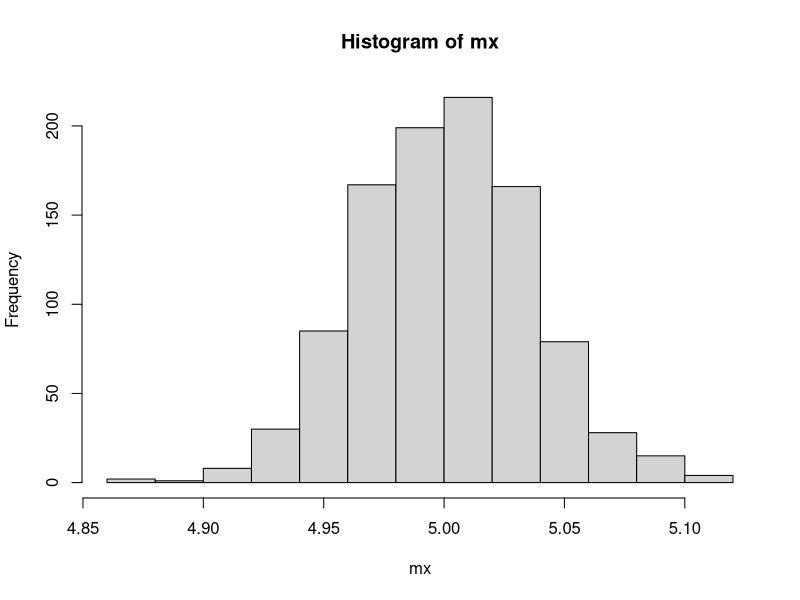
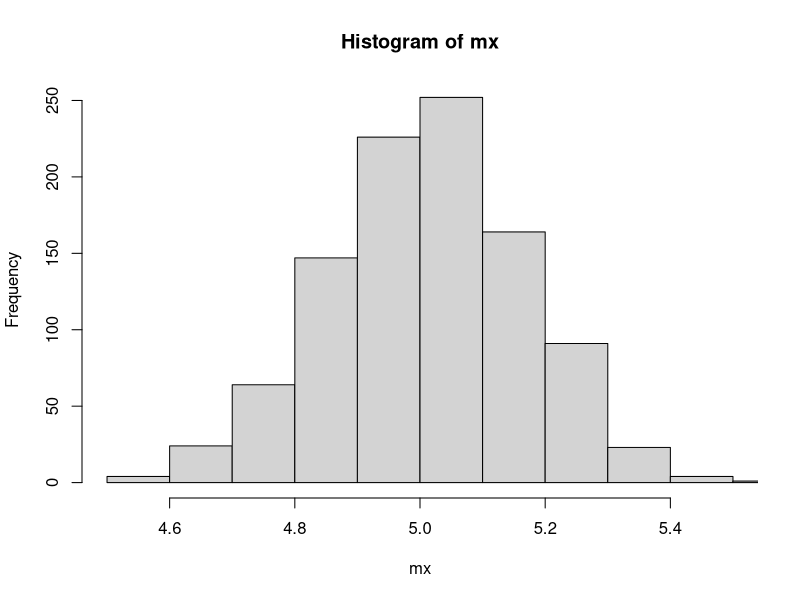
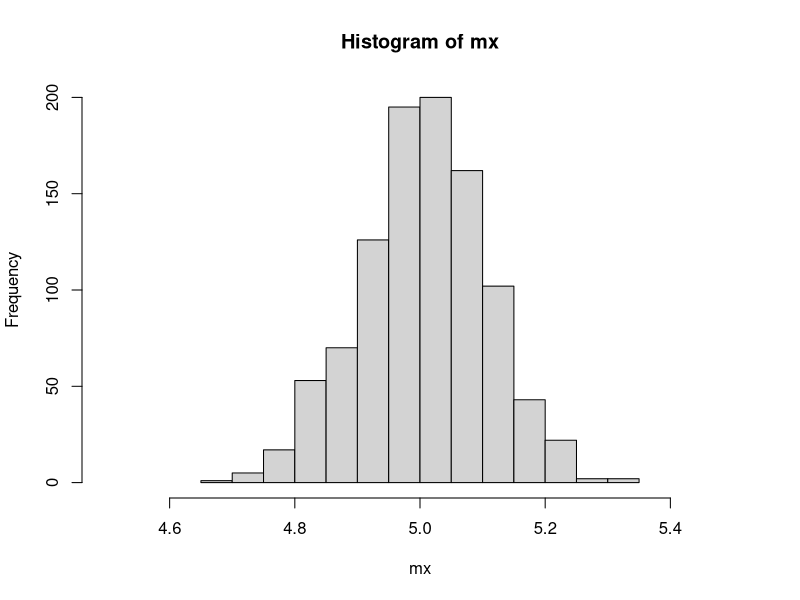
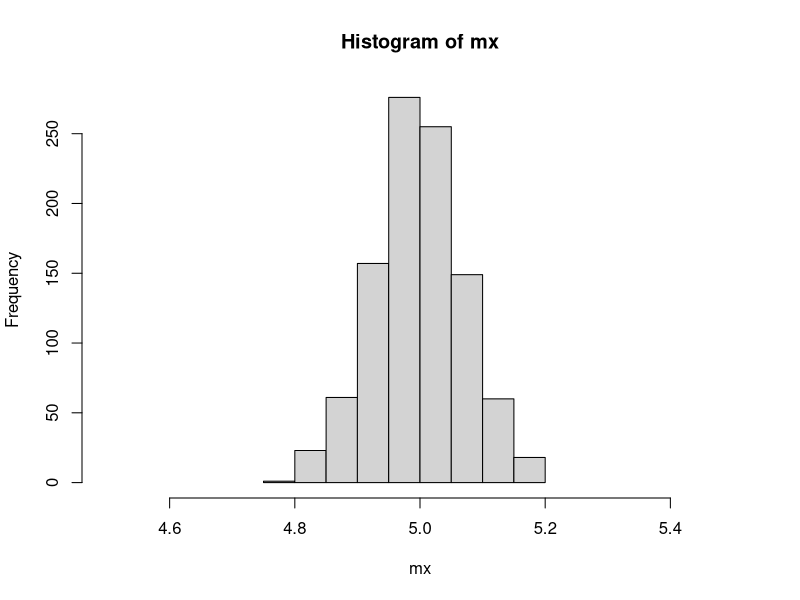
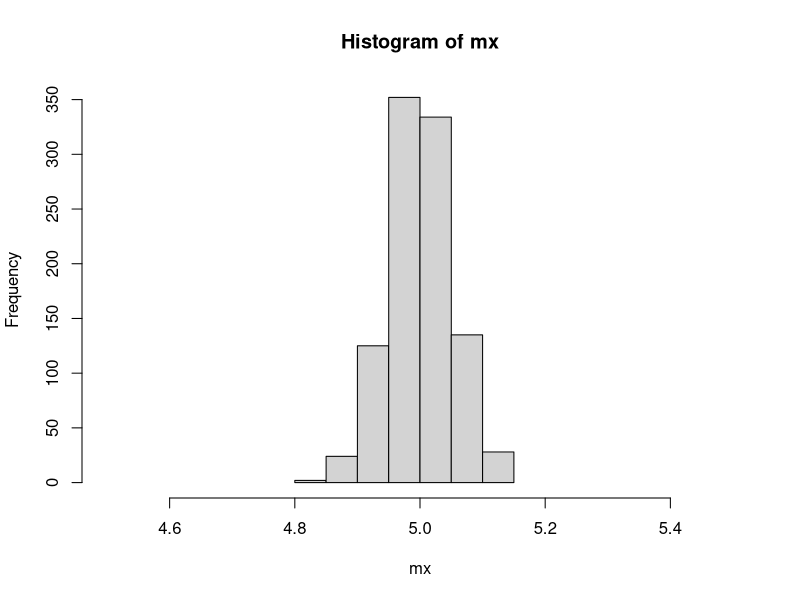
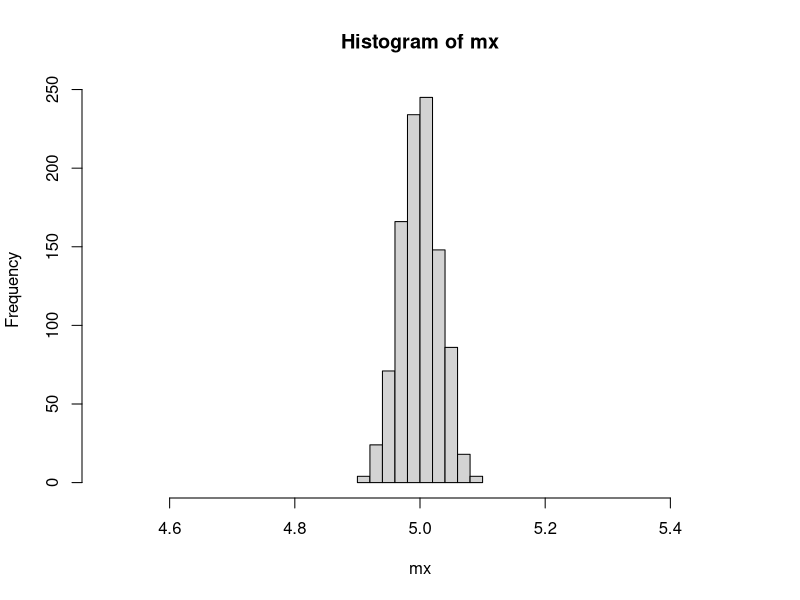
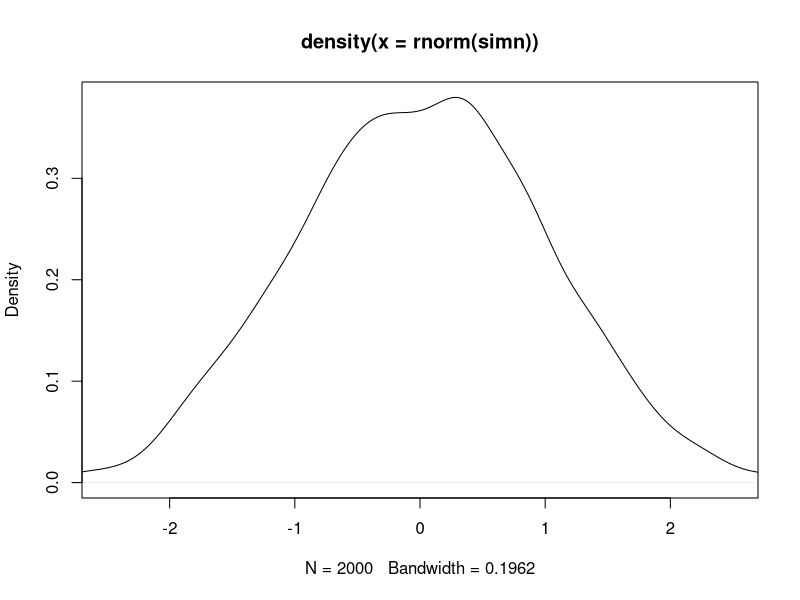
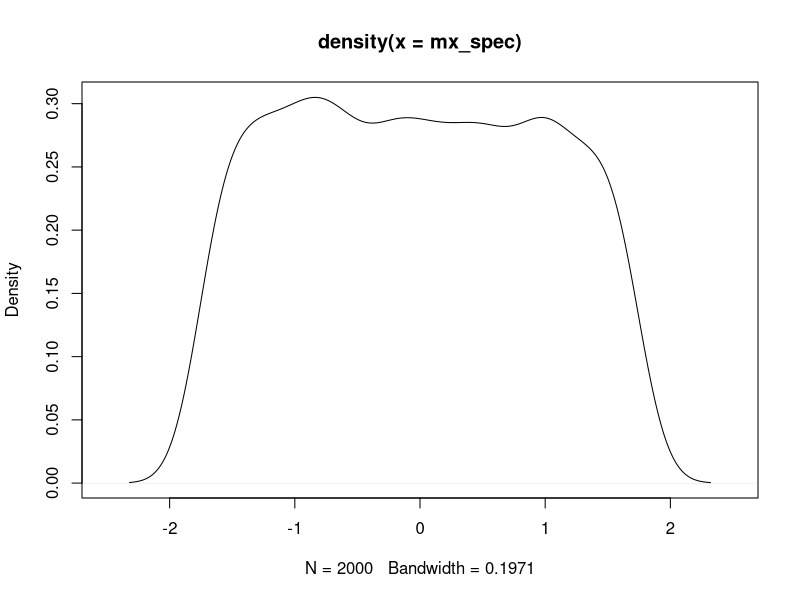

These charts were generated, in order, by the following R code: (Note: this script raises an error after producing the figures.)
######################################
## Author:   Jason Parker
## Date:     2018-08-27
## Title:    lec2.R
## Purpose:  Programming intro with statistics review
##             - Control structures
##             - Statistics concepts/review
##             - Synthetic data + Monte Carlo
##             - Endogeneity
##             - Time series intro
######################################

## Drop everything
rm(list=ls(all=TRUE))
library(ggplot2)
library(RColorBrewer)
library(tidyverse)
library(broom)

## Set a default sample size
n <- 200

######################################
## Synthetic data
######################################

set.seed(Sys.time())
set.seed(75080)

## Uniform distribution
runif(1)
runif(10)
z <- runif(n)
z <- runif(200)
z
mean(z)
min(z)
max(z)
var(z)
?runif

z <- runif(10,min=1,max=3)
z
c(min(z),max(z))
var(runif(10*n))
1/12  # Variance of uniform distribution from wikipedia


## Normal distribution
?rnorm
rnorm(10)

u <- runif(1)
c(u,qnorm(u))

u <- runif(100)
c(u,qnorm(u))
table(u)

?rnorm
rnorm(10,mean=5,sd=0.5)
x <- rnorm(1000*n,mean=5,sd=0.5)
c(mean(x),sqrt(var(x)))





######################################
## Control Structures
######################################

## User-defined function (runs as block)
std <- function(input_std){
  varx <- var(input_std)
  stdx <- sqrt(varx)
  return(stdx)
}
c(mean(x),std(x))

## If/else statements
p <- 0#1
if (p == 1) {
  x <- rnorm(n)
} else {
  x <- runif(n)
}
mean(x)

## Loops
x <- runif(n)
meanx <- 0
for(i in 1:n) {
  meanx <- meanx + x[i]
}
meanx <- meanx/n
meanx

## Loop time delay demonstration
n = 100000000
x <- runif(n)
t0 <- Sys.time()
meanx <- 0
for(i in 1:n) {
  meanx <- meanx + x[i]
}
meanx <- meanx/n
Sys.time() - t0
t0 <- Sys.time()
mx <- mean(x)
Sys.time() - t0
c(meanx,mx)  # same answer, but takes an order of magnitude longer


mx <- 0
for(i in 1:1000){
  x <- rnorm(200,mean=5,sd=0.5)
  mx[i] <- mean(x)
}
mx

######################################
## Monte Carlo
######################################


## Monte Carlo simulation x1
simn  <- 1000
n     <- 200
mx    <- rep(0,simn)
for (isim in 1:simn) {
  x         <- rnorm(n,mean=5,sd=0.5)
  mx[isim]  <- mean(x)
}
mx
hist(mx) # mean around 5, small stdev
mean(mx) 
sd(mx) # calculate stdev
var(mx)

## Monte Carlo simulation x5
simn  <- 1000
outp  <- matrix(data=0,nrow=5,ncol=4)
for (ns in 1:5) {
  if (ns == 1) {n <- 10}
  if (ns == 2) {n <- 25}
  if (ns == 3) {n <- 50}
  if (ns == 4) {n <- 100}
  if (ns == 5) {n <- 250}
  mx          <- rep(0,simn)
  for (isim in 1:simn) {
    x         <- rnorm(n,mean=5,sd=0.5)
    mx[isim]  <- mean(x)
  }
  outp[ns,]   <- c(n,mean(mx),sd(mx),var(mx))
  #plot histogram (distribution of sample means)
  #  set limits around 4.5 to 5.5 for consistent estimation
  hist(mx,xlim=c(4.5,5.5))
  #pause
  invisible(readline(prompt="Press [enter] to continue"))
}
outp ## Note that the standard deviation is converging to 0 as n goes to infinity
##########################################################################################################################################
#sample mean converges around the population's mean as the sample size increases
##########################################################################################################################################
##############################################
## Distribution of the sample mean for normal data
##############################################

outp  <- matrix(data=0,nrow=5*10*11,ncol=5)
rowcount <- 1
for (ns in 1:5) {  #change n
  for (ms in -5:5) { #change popn mean
    for (sds in 1:10) { #change popn sd
      pmean <- ms #popn mean =  -5,-4,...,5
      psd <- sds/10 #popn sd = 0.1,0.2,...,1.0
      if (ns == 1) {n <- 10}
      if (ns == 2) {n <- 25}
      if (ns == 3) {n <- 50}
      if (ns == 4) {n <- 100}
      if (ns == 5) {n <- 250}
      mx              <- rep(0,simn)
      for (isim in 1:simn) {
        x             <- rnorm(n,mean=pmean,sd=psd)
        mx[isim]      <- mean(x)
      }
      #save information about the distribution of the sample mean
      outp[rowcount,] <- c(n,pmean,psd,mean(mx),var(mx))
      rowcount        <- rowcount + 1
    }
  }
}
head(outp)
nrow(outp)
context     <- data.frame(outp)
colnames(context) <- c('sample','pmean','psd','m_xbar','var_xbar')
head(context)

model1 <- lm(m_xbar~sample+pmean+psd, data=context)
summary(model1)
model1 <- lm(m_xbar~pmean, data=context)
summary(model1) #R-squared close to 1 means the model is a good fit
model2 <- lm(var_xbar~     sample+pmean+psd,    data=context)
summary(model2) 
model2 <- lm(log(var_xbar)~log(sample)+log(psd),data=context)
summary(model2) #R-squared close to 1 means the model is a good fit

#m_xbar        = pmean
#log(var_xbar) = -1*log(n) + 2*log(psd)
#log(var_xbar) = log(pop_var/n)
#var_xbar      = pop_var/n



##################
## Distribution of sample mean with uniform data
#################


outp  <- matrix(data=0,nrow=5*10*11,ncol=5)
rowcount <- 1
for (ns in 1:5) {  #change n
  for (ms in -5:5) { #change popn mean
    for (sds in 1:10) { #change popn sd
      pmean <- ms #popn mean =  -5,-4,...,5
      psd <- sds/10 #popn sd = 0.1,0.2,...,1.0
      amin <- pmean - sqrt(3)*psd
      bmax <- pmean + sqrt(3)*psd
      if (ns == 1) {n <- 10}
      if (ns == 2) {n <- 25}
      if (ns == 3) {n <- 50}
      if (ns == 4) {n <- 100}
      if (ns == 5) {n <- 250}
      mx              <- rep(0,simn)
      for (isim in 1:simn) {
        x             <- runif(n,min=amin,max=bmax)
        mx[isim]      <- mean(x)
      }
      #save information about the distribution of the sample mean
      outp[rowcount,] <- c(n,pmean,psd,mean(mx),var(mx))
      rowcount        <- rowcount + 1
    }
  }
}
head(outp)
nrow(outp)
context     <- data.frame(outp)
colnames(context) <- c('sample','pmean','psd','m_xbar','var_xbar')
head(context)

model1 <- lm(m_xbar~       pmean,               data=context)
summary(model1) #R-squared close to 1 means the model is a good fit
model2 <- lm(log(var_xbar)~log(sample)+log(psd),data=context)
model2 <- lm(log(var_xbar)~I(2*log(sample))+log(psd),data=context)
summary(model2) #R-squared close to 1 means the model is a good fit

#m_xbar        = pmean
#log(var_xbar) = -1*log(n) + 2*log(psd)
#log(var_xbar) = log(pop_var/n)
#var_xbar      = pop_var/n

##############################################
## Central limit theorem
##############################################

simn <- 100000

simn = 2000
plot(density(rnorm(simn)),xlim=c(-2.5,2.5))

for (ns in 1:5) {
  if (ns == 1) {n <- 1}
  if (ns == 2) {n <- 2}
  if (ns == 3) {n <- 3}
  if (ns == 4) {n <- 5}
  if (ns == 5) {n <- 10}
  mx_spec         <- rep(0,simn)
  for (isim in 1:simn) {
    x             <- runif(n,min=-1,max=1)
    #mx_spec is the standardized sample mean (mean=0,sd=1)
    #i.e., just the mean times some stuff because the popn mean
    #  is zero
    mx_spec[isim] <- mean(x)*sqrt(n)*sqrt(3) 
  }
  plot(density(mx_spec),xlim=c(-2.5,2.5))
  invisible(readline(prompt="Press [enter] to continue"))
} # Sample mean follows a normal distribution as n => infty

##############################################
## Hypothesis testing
##############################################

simn <- 1000
outp <- matrix(data=0,nrow=5,ncol=2)
mu   <- 0  #Ho:mu==0; Ha:mu!=0
mu   <- 0.5 #Ho:mu==0.5; Ha:mu!=0.5
for (ns in 1:5) {
  if (ns == 1) {n <- 3}
  if (ns == 2) {n <- 5}
  if (ns == 3) {n <- 10}
  if (ns == 4) {n <- 25}
  if (ns == 5) {n <- 50}
  rejections      <- 0
  for (isim in 1:simn) {
    x             <- runif(n,min=-1,max=1)
    mx            <- mean(x)
    sterr         <- sqrt(var(x)/n) #estimate for st. dev. of mx
    #t_stat is just mx_spec from above
    t_stat        <- (mx-mu)/sterr
    #use the normal distribution b/c it works as n->infty
    if(abs(t_stat)>1.96) {rejections <- rejections + 1}
  }
  outp[ns,]       <- c(n,rejections/simn)
}
outp 
# When null is true, rejection rate => 0.05 as5n => infty
#   We call this rejection rate the "size" of the test
# When null is false, rejection rate => 1 as n => infty
#   We call this rejection rate the "power" of the test

simn  <- 1000 #repetitions

##############################################
## OLS without endogeneity
##############################################

## Define the data generating process
b0    <- 3
b1    <- 2
sig   <- 1.2
xmean <- 4
xsd   <- 2


outp <- matrix(data=0,simn*5,3)
rowcount <- 1

## Simulate
for (ns in 1:5) {
  if (ns == 1) {n <- 10}
  if (ns == 2) {n <- 25}
  if (ns == 3) {n <- 50}
  if (ns == 4) {n <- 100}
  if (ns == 5) {n <- 250}
  for (isim in 1:simn) {
    # create random data
    x             <- rnorm(n,mean=xmean,sd=xsd)
    e             <- rnorm(n,mean=0,sd=sig)
    y             <- b0 + b1*x + e
    
    # estimate the ols coefficients
    model         <- tidy(lm(y~x))
    outp[rowcount,2]   <- model[2,2]
    outp[rowcount,3]   <- (model[2,2]-2)/model[2,3]
    outp[rowcount,1]   <- n
    rowcount <- rowcount + 1
  }
}
outp <- data.frame(outp)
colnames(outp) <- c('sample','no_endo','no_endo_t')
outp$sample <- as.factor(outp$sample)

plot_no_endo <- ggplot(outp,aes(no_endo,fill = sample)) +
  geom_density(position="identity",alpha=0.5) + 
  scale_x_continuous(name="Beta position",limits=c(1.5,2.5)) +
  scale_y_continuous(name="Density") + 
  theme_bw() + 
  scale_colour_brewer(palette="Accent")
plot_no_endo

plot_no_endo_t <- ggplot(outp,aes(no_endo_t,fill = sample)) +
  geom_density(position="identity",alpha=0.5) + 
  scale_x_continuous(name="Null t distribution",limits=c(-5,5)) +
  scale_y_continuous(name="Density") + 
  theme_bw() + 
  scale_colour_brewer(palette="Accent")
plot_no_endo_t

##############################################
## OLS with an omitted variable (uncorrelated with x)
##############################################

## Define the data generating process
b0    <- 3
b1    <- 2
sig   <- 1.2
xmean <- 4
xsd   <- 2
# new vars
b2    <- 1
zmean <- 3
zsd   <- 1.5
outp$omit_uncorr <- rep(0,simn*5)
outp$omit_uncorr_t <- rep(0,simn*5)
rowcount <- 1

## Simulate
for (ns in 1:5) {
  if (ns == 1) {n <- 10}
  if (ns == 2) {n <- 25}
  if (ns == 3) {n <- 50}
  if (ns == 4) {n <- 100}
  if (ns == 5) {n <- 250}
  for (isim in 1:simn) {
    # create random data
    x             <- rnorm(n,mean=xmean,sd=xsd)
    z             <- rnorm(n,mean=zmean,sd=zsd) #z independent of x so no problem
    e             <- rnorm(n,mean=0,sd=sig)
    y             <- b0 + b1*x + b2*z + e
    
    # estimate the ols coefficients WITHOUT INCLUDING z
    model         <- tidy(lm(y~x))
    # model         <- tidy(lm(y~x+z)) 
    outp$omit_uncorr[rowcount]   <- model[2,2]
    outp$omit_uncorr_t[rowcount] <- (model[2,2]-2)/model[2,3]
    rowcount = rowcount + 1
  }
}

plot_omit_uncorr <- ggplot(outp,aes(omit_uncorr,fill = sample)) +
  geom_density(position="identity",alpha=0.5) + 
  scale_x_continuous(name="Beta position",limits=c(1.5,2.5)) +
  scale_y_continuous(name="Density") + 
  theme_bw() + 
  scale_colour_brewer(palette="Accent")
plot_omit_uncorr
plot_omit_uncorr_t <- ggplot(outp,aes(omit_uncorr_t,fill = sample)) +
  geom_density(position="identity",alpha=0.5) + 
  scale_x_continuous(name="Null t distribution",limits=c(-5,5)) +
  scale_y_continuous(name="Density") + 
  theme_bw() + 
  scale_colour_brewer(palette="Accent")
plot_omit_uncorr_t

##############################################
## OLS with an omitted variable (CORRELATED with x)
##############################################

## Define the data generating process
b0    <- 3
b1    <- 2
b2    <- 1
sig   <- 1.2
xmean <- 4
xsd   <- 2
zmean <- 3
zsd   <- 1.5
xzsd  <- 1.25
outp$omit_corr <- rep(0,simn*5)
outp$omit_corr_t <- rep(0,simn*5)
rowcount <- 1

## Simulate
for (ns in 1:5) {
  if (ns == 1) {n <- 10}
  if (ns == 2) {n <- 25}
  if (ns == 3) {n <- 50}
  if (ns == 4) {n <- 100}
  if (ns == 5) {n <- 250}
  coefs           <- rep(0,simn)
  for (isim in 1:simn) {
    # create random data
    w             <- rnorm(n,mean=0,sd=xzsd) #covariance between x and z
    x             <-  w + rnorm(n,mean=xmean,sd=sqrt(xsd*xsd-xzsd))
    z             <-  w + rnorm(n,mean=zmean,sd=sqrt(zsd*zsd-xzsd))
    e             <- rnorm(n,mean=0,sd=sig)
    y             <- b0 + b1*x + b2*z + e
    
    # estimate the ols coefficients WITHOUT INCLUDING z
    model         <- tidy(lm(y~x))
    # model         <- tidy(lm(y~x+z)) 
    outp$omit_corr[rowcount]   <- model[2,2]
    outp$omit_corr_t[rowcount] <- (model[2,2]-2)/model[2,3]
    rowcount = rowcount + 1
  }
}

plot_omit_corr <- ggplot(outp,aes(omit_corr,fill = sample)) +
  geom_density(position="identity",alpha=0.5) + 
  scale_x_continuous(name="Beta position",limits=c(1.5,2.5)) +
  scale_y_continuous(name="Density") + 
  theme_bw() + 
  scale_colour_brewer(palette="Accent")
plot_omit_corr
plot_omit_corr_t <- ggplot(outp,aes(omit_corr_t,fill = sample)) +
  geom_density(position="identity",alpha=0.5) + 
  scale_x_continuous(name="Null t distribution",limits=c(-5,5)) +
  scale_y_continuous(name="Density") + 
  theme_bw() + 
  scale_colour_brewer(palette="Accent")
plot_omit_corr_t

##############################################
## OLS with reverse regression
##############################################

## Define the data generating process
b0    <- 3
b1    <- 2
sig   <- 1.2
xmean <- 4
xsd   <- 2
outp$reverse <- rep(0,simn*5)
outp$reverse_t <- rep(0,simn*5)
rowcount <- 1

## Simulate
for (ns in 1:5) {
  if (ns == 1) {n <- 10}
  if (ns == 2) {n <- 25}
  if (ns == 3) {n <- 50}
  if (ns == 4) {n <- 100}
  if (ns == 5) {n <- 250}
  coefs           <- rep(0,simn)
  for (isim in 1:simn) {
    # create random data
    x             <- rnorm(n,mean=xmean,sd=xsd)
    e             <- rnorm(n,mean=0,sd=sig)
    y             <- b0 + b1*x + e
    
    # estimate the ols coefficients BACKWARDS
    model         <- tidy(lm(x~y))
    outp$reverse[rowcount]   <- 1/model[2,2]
    outp$reverse_t[rowcount] <- (model[2,2]-0.5)/model[2,3]
    rowcount = rowcount + 1
  }
}

plot_reverse <- ggplot(outp,aes(reverse,fill = sample)) +
  geom_density(position="identity",alpha=0.5) + 
  scale_x_continuous(name="Beta position",limits=c(1.5,2.5)) +
  scale_y_continuous(name="Density") + 
  theme_bw() + 
  scale_colour_brewer(palette="Accent")
plot_reverse
plot_reverse_t <- ggplot(outp,aes(reverse_t,fill = sample)) +
  geom_density(position="identity",alpha=0.5) + 
  scale_x_continuous(name="Null t distribution",limits=c(-5,5)) +
  scale_y_continuous(name="Density") + 
  theme_bw() + 
  scale_colour_brewer(palette="Accent")
plot_reverse_t

##############################################
## OLS with measurement error
##############################################

## Define the data generating process
b0    <- 3
b1    <- 2
sig   <- 1.2
xmean <- 4
xsd   <- 2
# new vars
exsd  <- 1
eysd  <- 2
outp$meas_error <- rep(0,simn*5)
outp$meas_error_t <- rep(0,simn*5)
rowcount <- 1

## Simulate
for (ns in 1:5) {
  if (ns == 1) {n <- 10}
  if (ns == 2) {n <- 25}
  if (ns == 3) {n <- 50}
  if (ns == 4) {n <- 100}
  if (ns == 5) {n <- 250}
  coefs           <- rep(0,simn)
  for (isim in 1:simn) {
    # create random data
    x             <- rnorm(n,mean=xmean,sd=xsd)
    e             <- rnorm(n,mean=0,sd=sig)
    y             <- b0 + b1*x + e
    
    # we don't observe x and y, we only have data on xstar and ystar
    xstar         <- x + rnorm(n,mean=0,sd=exsd)
    ystar         <- y + rnorm(n,mean=0,sd=eysd)
    
    # estimate the ols coefficients using the measured (with error) x and y
    model         <- tidy(lm(ystar~xstar))
    outp$meas_error[rowcount]   <- model[2,2]
    outp$meas_error_t[rowcount] <- (model[2,2]-2)/model[2,3]
    rowcount = rowcount + 1
  }
}

plot_meas_error <- ggplot(outp,aes(meas_error,fill = sample)) +
  geom_density(position="identity",alpha=0.5) + 
  scale_x_continuous(name="Beta position",limits=c(1.5,2.5)) +
  scale_y_continuous(name="Density") + 
  theme_bw() + 
  scale_colour_brewer(palette="Accent")
plot_meas_error
plot_meas_error_t <- ggplot(outp,aes(meas_error_t,fill = sample)) +
  geom_density(position="identity",alpha=0.5) + 
  scale_x_continuous(name="Null t distribution",limits=c(-5,5)) +
  scale_y_continuous(name="Density") + 
  theme_bw() + 
  scale_colour_brewer(palette="Accent")
plot_meas_error_t


##############################################
## Measurement error in bwght
##############################################

outp$bwght <- rep(0,simn*5)
outp$bwght_t <- rep(0,simn*5)
outp$ssize <- rep(0,simn*5)
rowcount <- 1

for (ns in 1:5) {
  if (ns == 1) {n <- 100}
  if (ns == 2) {n <- 250}
  if (ns == 3) {n <- 500}
  if (ns == 4) {n <- 1000}
  if (ns == 5) {n <- 2500}
  for (isim in 1:simn) {
    # create random data
    smokes        <- as.numeric(runif(n)>0.9)
    cigs          <- smokes*runif(n,min=0,max=9)^2
    bwght         <- cigs*-0.3867889+rnorm(n,mean=120,sd=20)
    cigs_star     <- cigs*runif(n,min=0.5,max=1)
    
    # estimate the ols coefficients using the measured (with error) x and y
    model         <- tidy(lm(bwght~cigs_star))
    outp$bwght[rowcount]   <- model[2,2]
    outp$bwght_t[rowcount] <- (model[2,2])/model[2,3]
    outp$ssize[rowcount]   <- n
    rowcount = rowcount + 1
  }
}
outp$ssize <- as.factor(outp$ssize)


plot_bwght <- ggplot(outp,aes(bwght,fill = ssize)) +
  geom_density(position="identity",alpha=0.5) + 
  scale_x_continuous(name="Beta position",limits=c(-1,0)) +
  scale_y_continuous(name="Density") + 
  theme_bw() + 
  scale_colour_brewer(palette="Accent")
plot_bwght
plot_bwght_t <- ggplot(outp,aes(bwght_t,fill = ssize)) +
  geom_density(position="identity",alpha=0.5) + 
  scale_x_continuous(name="Null t distribution",limits=c(-5,5)) +
  scale_y_continuous(name="Density") + 
  theme_bw() + 
  scale_colour_brewer(palette="Accent")
plot_bwght_t
mean(outp$bwght_t)
var(outp$bwght_t)


mean(outp$bwght)
factor <- mean(outp$bwght)
factor <- (factor+0.5)/-0.5
factor <- factor + 1
-0.5/factor


##############################################
## Heteroskedasticity
##############################################

simn <- 200

## Define the data generating process
b0    <- 3
b1    <- 2
sig   <- 1.2
xmean <- 4
xsd   <- 2

outp$hetero <- rep(0,simn*5)
outp$hetero_t <- rep(0,simn*5)
rowcount <- 1

## Simulate
for (ns in 1:5) {
  if (ns == 1) {n <- 10}
  if (ns == 2) {n <- 25}
  if (ns == 3) {n <- 50}
  if (ns == 4) {n <- 100}
  if (ns == 5) {n <- 250}
  for (isim in 1:simn) {
    # create random data
    x             <- rnorm(n,mean=xmean,sd=xsd)
    e             <- rnorm(n,mean=0,sd=sig*(abs(x-xmean)/xsd))
    y             <- b0 + b1*x + e
    
    # estimate the ols coefficients
    model         <- tidy(lm(y~x))
    outp$hetero[rowcount]   <- model[2,2]
    outp$hetero_t[rowcount] <- (model[2,2]-2)/model[2,3]
    rowcount <- rowcount + 1
  }
}

plot_hetero <- ggplot(outp,aes(hetero,fill = sample)) +
  geom_density(position="identity",alpha=0.5) + 
  scale_x_continuous(name="Beta position",limits=c(1.5,2.5)) +
  scale_y_continuous(name="Density") + 
  theme_bw() + 
  scale_colour_brewer(palette="Accent")
plot_hetero

plot_hetero_t <- ggplot(outp,aes(hetero_t,fill = sample)) +
  geom_density(position="identity",alpha=0.5) + 
  scale_x_continuous(name="Null t distribution",limits=c(-5,5)) +
  scale_y_continuous(name="Density") + 
  theme_bw() + 
  scale_colour_brewer(palette="Accent")
plot_hetero_t
mean(abs(outp$hetero_t)>=1.96)
##############################################
## OLS with Time series
##############################################

## Define the data generating process
b0    <- 3
b1    <- 2
sig   <- 1.2
xmean <- 4
xsd   <- 2
## New parameters
rho   <- 0.5
rhox  <- 0.5

outp$ts1 <- rep(0,simn*5)
outp$ts1_t <- rep(0,simn*5)
rowcount <- 1

## Simulate
for (ns in 1:5) {
  if (ns == 1) {n <- 10}
  if (ns == 2) {n <- 25}
  if (ns == 3) {n <- 50}
  if (ns == 4) {n <- 100}
  if (ns == 5) {n <- 250}
  coefs           <- rep(0,simn)
  for (isim in 1:simn) {
    # create random data
    x             <- arima.sim(n = n, list(order = c(1,0,0), ar = c(rhox), sd = xsd)) + xmean
    e             <- arima.sim(n = n, list(order = c(1,0,0), ar = c(rho), sd = sig))
    y             <- b0 + b1*x + e
    
    # estimate the ols coefficients using the measured (with error) x and y
    model         <- tidy(lm(y~x))
    outp$ts1[rowcount]   <- model[2,2]
    outp$ts1_t[rowcount] <- (model[2,2]-2)/model[2,3]
    rowcount = rowcount + 1
  }
}

plot_ts1 <- ggplot(outp,aes(ts1,fill = sample)) +
  geom_density(position="identity",alpha=0.5) + 
  scale_x_continuous(name="Beta position",limits=c(1.5,2.5)) +
  scale_y_continuous(name="Density") + 
  theme_bw() + 
  scale_colour_brewer(palette="Accent")
plot_ts1
plot_ts1_t <- ggplot(outp,aes(ts1_t,fill = sample)) +
  geom_density(position="identity",alpha=0.5) + 
  scale_x_continuous(name="Null t distribution",limits=c(-5,5)) +
  scale_y_continuous(name="Density") + 
  theme_bw() + 
  scale_colour_brewer(palette="Accent")
plot_ts1_t

##############################################
## OLS with Unit root
##############################################

## Define the data generating process
b0    <- 3
b1    <- 2
sig   <- 1.2
xmean <- 4
xsd   <- 2
## New parameters
rho   <- 0.5
rhox  <- 0.5

outp$ts2 <- rep(0,simn*5)
outp$ts2_t <- rep(0,simn*5)
rowcount <- 1

## Simulate
for (ns in 1:5) {
  if (ns == 1) {n <- 10}
  if (ns == 2) {n <- 25}
  if (ns == 3) {n <- 50}
  if (ns == 4) {n <- 100}
  if (ns == 5) {n <- 250}
  coefs           <- rep(0,simn)
  for (isim in 1:simn) {
    # create random data
    x             <- arima.sim(n = n, list(order = c(1,1,0), ar = c(rhox), sd = xsd)) + xmean
    e             <- arima.sim(n = n, list(order = c(1,1,0), ar = c(rho), sd = sig))
    y             <- b0 + b1*x + e
    
    # estimate the ols coefficients using the measured (with error) x and y
    model         <- tidy(lm(y~x))
    outp$ts2[rowcount]   <- model[2,2]
    outp$ts2_t[rowcount] <- (model[2,2]-2)/model[2,3]
    rowcount = rowcount + 1
  }
}

plot_ts2 <- ggplot(outp,aes(ts2,fill = sample)) +
  geom_density(position="identity",alpha=0.5) + 
  scale_x_continuous(name="Beta position",limits=c(1.5,2.5)) +
  scale_y_continuous(name="Density") + 
  theme_bw() + 
  scale_colour_brewer(palette="Accent")
plot_ts2
plot_ts2_t <- ggplot(outp,aes(ts2_t,fill = sample)) +
  geom_density(position="identity",alpha=0.5) + 
  scale_x_continuous(name="Null t distribution",limits=c(-5,5)) +
  scale_y_continuous(name="Density") + 
  theme_bw() + 
  scale_colour_brewer(palette="Accent")
plot_ts2_t

#############
## Plots
#############

plot_no_endo
plot_omit_uncorr
plot_omit_corr
plot_reverse
plot_meas_error

plot_no_endo_t
plot_omit_uncorr_t
plot_omit_corr_t
plot_reverse_t
plot_meas_error_t

plot_bwght
plot_bwght_t

plot_hetero
plot_no_endo_t
plot_hetero_t

plot_no_endo
plot_ts1
plot_ts2

plot_no_endo_t
plot_ts1_t
plot_ts2_t
